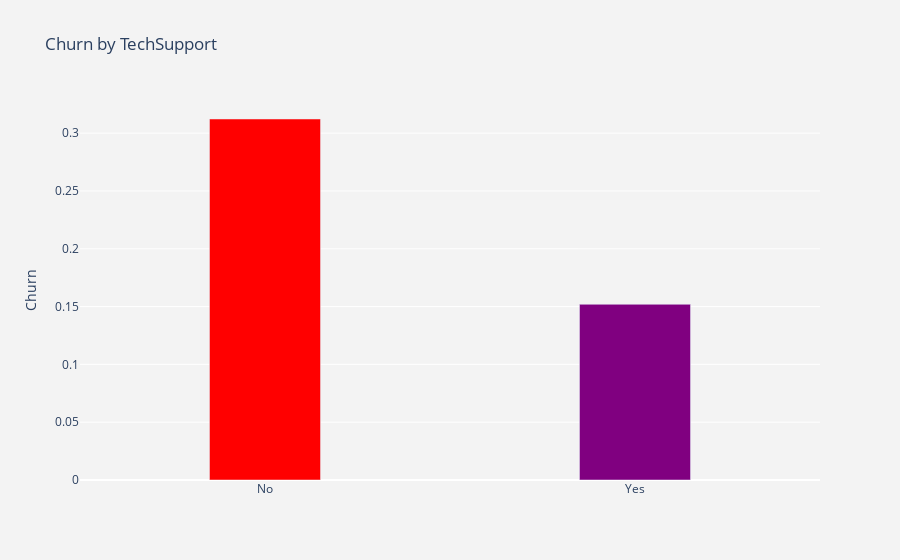

Write notebook code for a chart like this one.
### Code cell
plot_by_TechSupport = df.groupby('Tech Support').Churn.mean().reset_index()
plot_data = [go.Bar(
    x=plot_by_TechSupport['Tech Support'],
    y=plot_by_TechSupport['Churn'],
    width=[0.3, 0.3],
    marker=dict(color=['red','purple'])
)]
plot_layout = go.Layout(
    xaxis={"type":"category"},
    yaxis={"title":"Churn"},
    title='Churn by TechSupport',
    plot_bgcolor='rgb(243,243,243)',
    paper_bgcolor='rgb(243,243,243)',
)
fig = go.Figure(data=plot_data,layout=plot_layout) 
po.iplot(fig)

### Figure 1 — Plotly figure (JSON) as saved in the notebook; plotly's stock layout.template omitted (floating-point values rounded to 4 significant figures)
{"data": [{"marker": {"color": ["red", "purple"]}, "type": "bar", "width": [0.3, 0.3], "x": ["No", "Yes"], "y": [0.3122, 0.152]}], "layout": {"paper_bgcolor": "rgb(243,243,243)", "plot_bgcolor": "rgb(243,243,243)", "title": {"text": "Churn by TechSupport"}, "xaxis": {"type": "category"}, "yaxis": {"title": {"text": "Churn"}}}}
